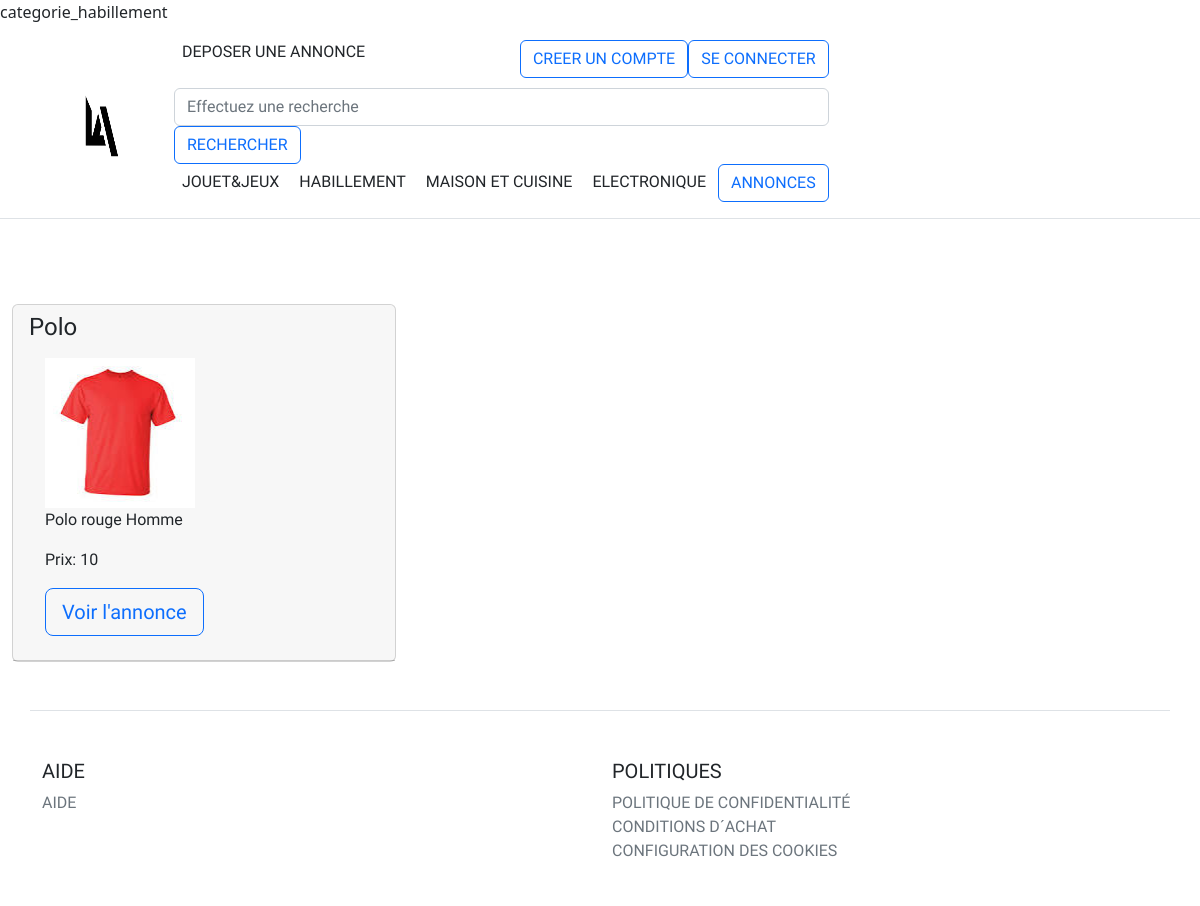
The page /?p=categorie_habillement on the database its author committed.
### tables this page shows
CREATE TABLE IF NOT EXISTS `annonce` (
  `id` int(11) NOT NULL AUTO_INCREMENT,
  `titre` varchar(150) DEFAULT NULL,
  `description` varchar(500) DEFAULT NULL,
  `date_de_creation` datetime DEFAULT NULL,
  `prix` double(4,2) DEFAULT NULL,
  `statut_echange_ou_paiement` int(1) DEFAULT NULL,
  `frais_supplementaire_publication` double DEFAULT NULL,
  `ville` varchar(30) DEFAULT NULL,
  `Statut_annonce_validee_bloque` tinyint(1) DEFAULT '4',
  `date_fin_annonce` datetime DEFAULT NULL,
  `idMembre` int(11) DEFAULT NULL,
  `duree_publication` int(11) DEFAULT NULL,
  `date_validation` datetime DEFAULT NULL,
  `idEtat` int(11) DEFAULT NULL,
  `idCategorie` int(11) DEFAULT NULL,
  PRIMARY KEY (`id`),
  KEY `fk_Annonce_Membre` (`idMembre`),
  KEY `fk_Annonce_etats1` (`idEtat`),
  KEY `idCategorie` (`idCategorie`)
);

CREATE TABLE IF NOT EXISTS `photo` (
  `id` int(11) NOT NULL AUTO_INCREMENT,
  `fichier_chemin` varchar(150) DEFAULT NULL,
  `idAnnonce` int(11) NOT NULL,
  `is_main_photo` int(11) DEFAULT NULL,
  `legende` varchar(45) DEFAULT NULL,
  PRIMARY KEY (`id`),
  KEY `fk_Photo_Annonce1` (`idAnnonce`)
);

### model/AnnonceModel.php (called while the page is built, shortened)
<?php
class AnnonceModel{
  private $table='annonce';
  private $table_photo='photo';
 public function getMainPhoto($idannonce){
      try {
      global $db;
      $query=$db->prepare('SELECT fichier_chemin FROM '.$this->table_photo.' WHERE is_main_photo=1 AND idAnnonce='.$idannonce);
      $query->execute();
        if ($query->rowCount()){
            return $query->fetch();
        }
    } catch (Exception $e) {
        echo $e->getMessage();
    }
    return false;
  }
public function CountAnnonceCategorie($idCategorie){
      try {
      global $db;
        $query=$db->prepare('SELECT COUNT(id) FROM '.$this->table.' WHERE idCategorie=:idCategorie');
        $query->execute(['idCategorie'=>$idCategorie]);
        if ($query->rowCount()){
            $result=$query->fetch();
            return $result[0];
        }
      } catch (Exception $e) {
        echo $e->getMessage();
      }
    return false;
  }
public function getAnnoncebyCategorie($idCategorie){
try {
        global $db;
        $query=$db->prepare('SELECT * FROM '. $this->table .' WHERE idCategorie=:idCategorie');
        $query->execute(['idCategorie'=>$idCategorie]);
        if ($query->rowCount()){
            return $query->fetchAll();
        }
    } catch (Exception $e) {
        echo $e->getMessage();
    }
    return false;
  }
}

### controller/Annonce.php (called while the page is built, shortened)
<?php
class Annonce
{
  private $title;
  private $description;
  private $prix;
  private $photo;
  public function getTitle(){
    return $this->title;
  }
  public function getDescription(){
    return $this->description;
  }
  public function getPrix(){
    return $this->prix;
  }
    public function getPhoto(){
      return $this->photo;
   }
public function chargerAnnoncebyCategorie($idCategorie, $num_annonce){
$AnnonceModel=new AnnonceModel();
    $annonce=$AnnonceModel->getAnnoncebyCategorie($idCategorie);
    $this->id=$annonce[$num_annonce]['id'];
    $this->title=$annonce[$num_annonce]['titre'];
    $this->description=$annonce[$num_annonce]['description'];
    $this->prix=$annonce[$num_annonce]['prix'];
    $photo=$AnnonceModel->getMainPhoto($this->id);
    $this->photo=$photo['fichier_chemin'];
}
}
?>

### view/categorie_habillement.php (the view, shortened to what this page needs)
<?php
    $AnnonceModel=new AnnonceModel();
    $annonce=new Annonce();
    $idCategorie=2;
    $nb_annonce = $AnnonceModel->CountAnnonceCategorie($idCategorie);
    for($i=0;$i<=$nb_annonce-1;$i++):
        $annonce->chargerAnnoncebyCategorie($idCategorie, $i);
    ?>
        <div class="card mb-4 box-shadow-sm">
          <div class="card-header">
              <h4 class="my-0 font-weight-normal"><?php echo $annonce->getTitle(); ?></h4>
              <div class="card-body">
                <img src="<?php echo "http://localhost/projet/".$annonce->getPhoto();?>" class="img_thumbnail">
                <p class=""><?php echo $annonce->getDescription() ?></p>
                <p class=""><?php echo "Prix: ".$annonce->getPrix() ?></p>
            <form action="?p=annonce_detail" method= "get">
              <button type="submit" class="btn btn-lg btn-block btn-outline-primary">Voir l'annonce</button>
            </form>
          </div>
          </div>
        <?php endfor;?>
        </div>

### assets/css/style.css (style rules this page uses)
* { font-family: 'Exo', sans-serif; margin:0; padding: 0; }
div { display: block; }
img { width: 150px; height: 150px; }
.card { width: 32%; margin-left: 1% }
.card-header { padding: 0.75rem 1.25rem; margin-bottom: 0; background-color: rgba(0, 0, 0, .03); border-bottom: 1px solid rgba(0, 0, 0, .125); }
.btn:not(:disabled):not(.disabled) { cursor: pointer; }

### rows shown on the page
annonce: titre "Polo", photo.fichier_chemin (picture), description "Polo rouge Homme", prix "10"
